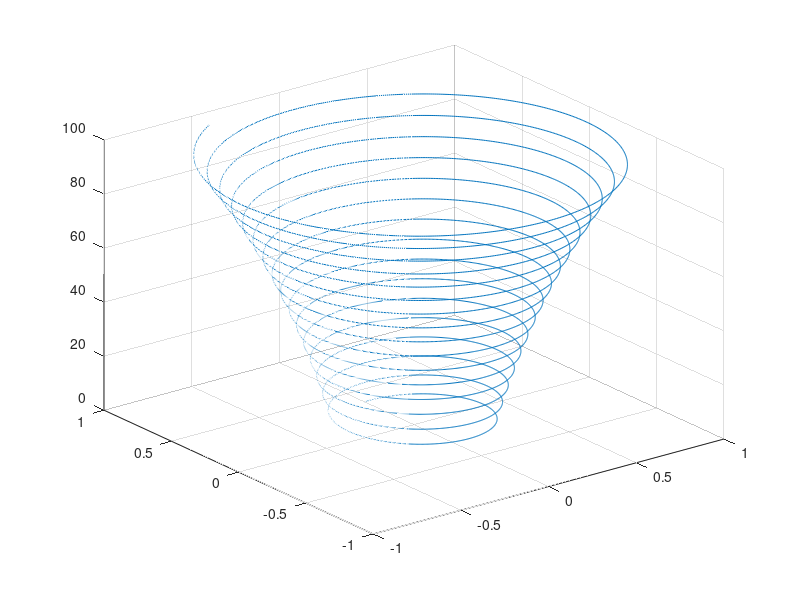
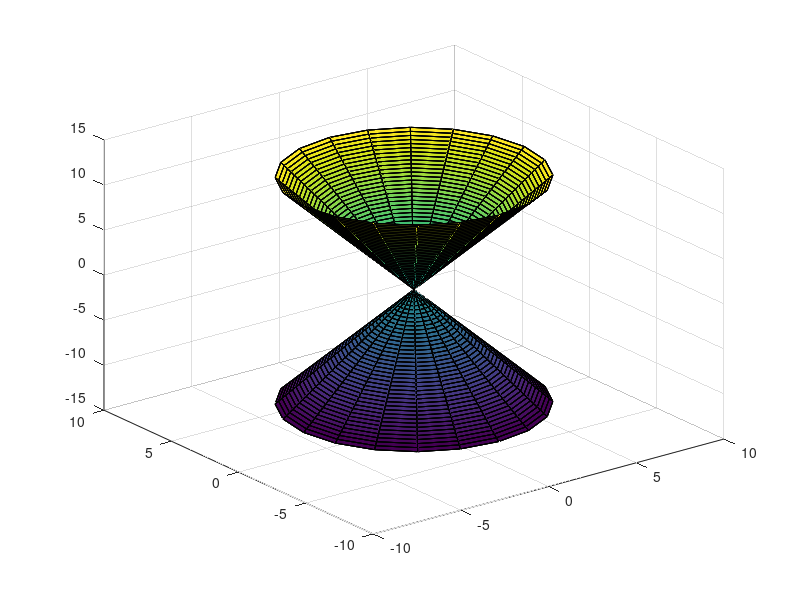
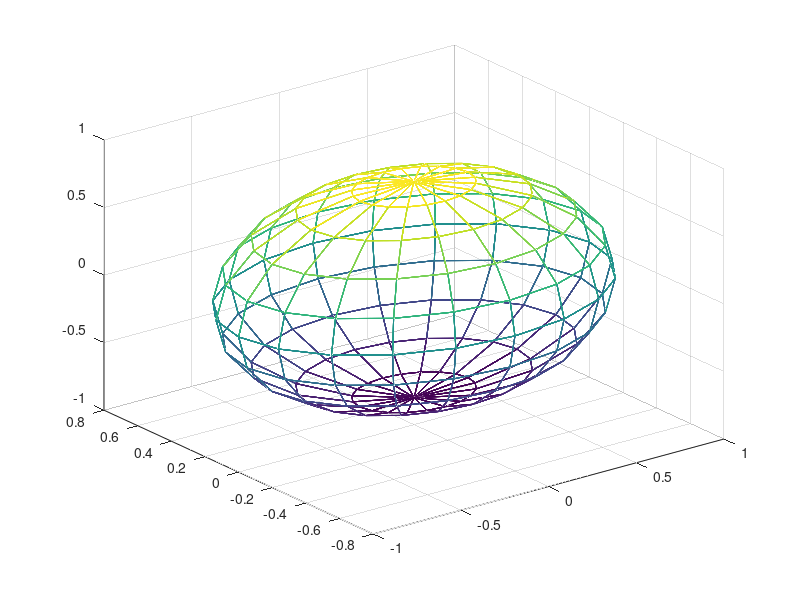
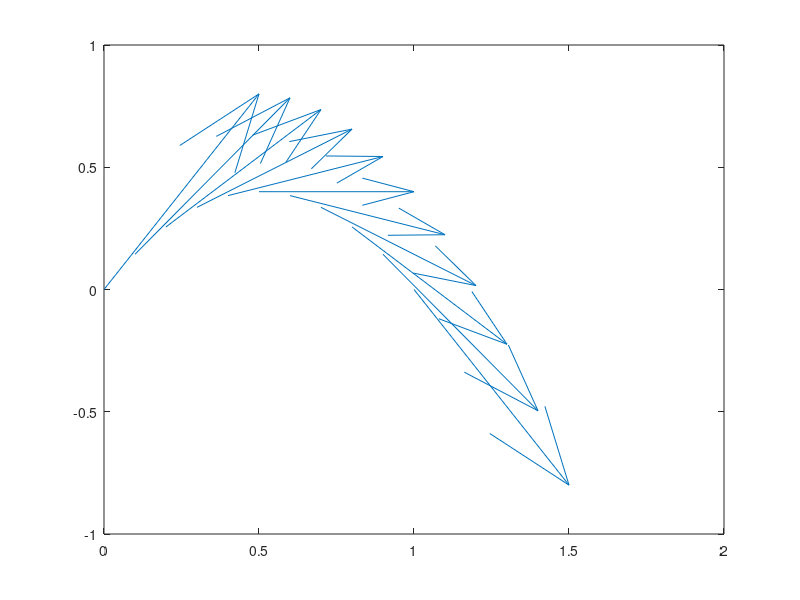

Source code (MATLAB) for these figures, in order: (Note: this script raises an error after producing the figures.)
%% Задание 1
% Постройте график трёхмерной линии 
% x=e^(-|t-100|/100)*sin(t), 
% y=e^(-|t-100|/100)*cos(t), 
% z=t, t ϵ [0,100] с шагом 0.01.
figure("Name", "Задание 1", "NumberTitle","off");
title("Задание 1");
t = (0:0.01:100);
x = exp(-abs(t-100)/100).*sin(t);
y = exp(-abs(t-100)/100).*cos(t);
z = t;
plot3(x,y,z);
grid on;

%% Задание 2
% Постройте параметрически заданную поверхность, 
% определённую зависимостями 
% x(u,v)=0.5*u*cos(v), 
% y(u,v)=0.5*u*sin(v), 
% z(u,v)=u, где u,v ϵ [-4π,4π] с шагом 0,1*π 
% (v – вектор-строка, u – вектор-столбец).
figure("Name", "Задание 2", "NumberTitle","off");
title("Задание 2");
u = (-4*pi:0.1*pi:4*pi)';
v = (-4*pi:0.1*pi:4*pi);
x = 0.5*u*cos(v);
y = 0.5*u*sin(v);
z = u * ones(size(v));
surf(x,y,z);
%% Задание 3
% Постройте прозрачную каркасную поверхность 
% эллипсоида, заданного соотношениями 
% x(u,v)=cos(u)*cos(v), 
% y(u,v)=0,6*cos(u)*sin(v), 
% z(u,v)=0,8*sin(u), u,v ϵ [-2π,2π] 
% с шагом 0,1*π (v – вектор-строка, u – вектор-столбец).
figure("Name", "Задание 3", "NumberTitle","off");
title("Задание 3");
u = (-2*pi:0.1*pi:2*pi)';
v = (-2*pi:0.1*pi:2*pi);
x = cos(u)*cos(v);
y = 0.6*cos(u)*sin(v);
z = 0.8*sin(u)*ones(size(v));
mesh(x,y,z);
hidden off;

%% Задание 4
% Постройте траекторию движения точки согласно закону 
% x=ux0t, y=uy0t-g*t2/2m, 
% где ux0=0,5, uy0=0,8 и t=[0,2] 
% с шагом 0,2 с помощью quiver (см. [1], стр. 169), 
% применив 3 коэффициента масштабирования: 0, 1.5, 0.3 (3 «фиги»).
koef0 = figure("Name", "Задание 4. Коэффициент масштабирования 0", "NumberTitle","off");
koeff15 = figure("Name", "Задание 4. Коэффициент масштабирования 1.5", "NumberTitle","off");
koef03 = figure("Name", "Задание 4. Коэффициент масштабирования 0.3", "NumberTitle","off");

ux0 = 0.5;
uy0 = 0.8;
t = (0:0.2:2);
x = ux0*t;
y = uy0*t.*(1-0.5*t);
ux(1:length(x)) = ux0;
uy = uy0*(1 - t);
figure(koef0);
quiver(x, y, ux, uy, 0);
figure(koeff15);
quiver(x, y, ux, uy, 1.5);
figure(koef03);
quiver(x, y, ux, uy, 0.3);

%% Задание 5
% Отобразите  траекторию движения 
% по закону из п.4 на одной из figure п.4, 
% применив команду figure(fign) после fign=figure в п.4 
% (см. стр. 164 [1]).
koef0 = figure("Name", "Задание 5. Коэффициент масштабирования 0.3", "NumberTitle","off");
ux0 = 0.5;
uy0 = 0.8;
t = (0:0.2:2);
x = ux0*t;
y = uy0*t.*(1-0.5*t);
ux(1:length(x)) = ux0;
uy = uy0*(1 - t);
quiver(x, y, ux, uy, 0.3);
figure(koef0);
hold on;
comet(x,y);

%% Задание 6
% Постройте векторные поля для траектории из п. 4 
% с помощью compass.
figure("Name", "Задание 6", "NumberTitle","off");
ux0 = 0.5;
uy0 = 0.8;
t = (0:0.2:2);
x = ux0*t;
%y = uy0*t.*(1-0.5*t);
ux(1:length(x)) = ux0;
uy = uy0*(1 - t);
compass(ux, uy);

%% Задание 7
% То же самое с помощью feather.
figure("Name", "Задание 7", "NumberTitle","off");
ux0 = 0.5;
uy0 = 0.8;
t = (0:0.2:2);
x = ux0*t;
%y = uy0*t.*(1-0.5*t);
ux(1:length(x)) = ux0;
uy = uy0*(1 - t);
feather(ux, uy);

%% Задание 8
% Постройте внешние нормали к шару радиуса 2 
% с помощью quiver3 (см. [1], стр. 173).
figure("Name", "Задание 8", "NumberTitle","off");
u = (-pi:pi/15:pi)';
v = (-pi:pi/15:pi);
x = 2*sin(u)*cos(v);
y = 2*sin(u)*sin(v);
z = 2*cos(u)*ones(size(v));
surf(x,y,z);
[U, V, W] = surfnorm(x, y, z);
hold on;
quiver3(x ,y, z, U, V, W, 4, 'k');

%% Задание 9
% Постройте трёхмерное векторное поле 
% на гиперболическом параболоиде 
% (x^2/a^2-y^2/b^2=2z).
figure("Name", "Задание 9", "NumberTitle","off");
grid on;
hold on;
[x,y]=meshgrid(-1:0.1:1);
z = x.^2/2-y.^2/2;
surf(x,y,z);
[u, v, w] = surfnorm(x, y, z);
hold on;
quiver3(x, y, z, u, v, w, 1.5, 'k');
view(120, 30);

%% Задание 10
% То же - на двуполостном гиперболоиде 
% (x^2/a^2 +y^2/b^2 -z^2/c^2=-1).
figure("Name", "Задание 10", "NumberTitle","off");
grid on;
hold on;
[x,y]=meshgrid(-1:0.1:1);
z = sqrt(x.^2/2+y.^2/2 + 1);
surf(x,y,z);
[u, v, w] = surfnorm(x, y, z);
hold on;
quiver3(x, y, z, u, v, w, 0.5, 'k');
view(120, 30);

%% Задание 11
% То же - на параметрической поверхности: 
% x(u,v)=cos(u)*cos(v), 
% y(u,v)=sin(u)*sin(v),  
% z(u,v)=u*v, 
% u,v ϵ [0,3] с шагом 0,1.
figure("Name", "Задание 11", "NumberTitle","off");
u = (0:0.1:3)';
v = (0:0.1:3);
x = cos(u)*cos(v);
y = sin(u)*sin(v);
z = u*v;
surf(x,y,z);
[u, v, w] = surfnorm(x, y, z);
hold on;
quiver3(x, y, z, u, v, w, 0.5, 'k');

%% Задание 12
% Постройте нечто со стр. 1062 источника [1] 
% (листинг П.2) с помощью coneplot.

% Задание границ области определения вектор-функции
xL = 1; xR = 3;
yL = -1; yR = 1;
zL = 0; zR = 2;
% Генерация матриц, содержащих координаты узлов мелкой сетки
[X, Y, Z] = meshgrid(xL:0.05:xR, yL:0.05:yR, zL:0.05:zR);
% Вычисление компонент вектор-функции на этой сетке
U = X./sqrt(X.^2 + Y.^2 + Z.^2);
V = Y./sqrt(X.^2 + Y.^2 + Z.^2);
W = Z./sqrt(X.^2 + Y.^2 + Z.^2);
% Генерация матриц, содержащих координаты узлов редкой сетки
[Cx, Cy, Cz] = meshgrid(xL:(xR-xL)/3:xR, yL:(yR-yL)/3:yR, zL:(zR-zL)/7:zR);
% Создание графического окна
figure("Name", "Задание 12", "NumberTitle","off");
% Построение графического поля с увеличением автоматически
% масшабированного конуса в 4 раза и запись указателя на полученный
% полигональный объект в переменную hC
hC = coneplot(X ,Y, Z, U, V, W, Cx, Cy, Cz, 4);
% Задание зеленого цвета для граней полигонального объекта
% и скрытие ребер (выполняется для каждого конуса)
set(hC, 'FaceColor', 'g', 'EdgeColor', 'none');
% Установка пределов осей, точно соответствующих границам 
% изменения данных
axis tight;
% Задание точки обзора
view(31,28);
% Добавление света
light;
xlabel('x');
ylabel('y');
zlabel('z');
